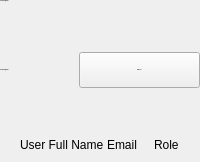
                <widget class="QFrame" name="user_manage_main_frame">
                 <layout class="QVBoxLayout" name="user_manage_main_layout">
                  <property name="spacing">
                   <number>0</number>
                  </property>
                  <property name="leftMargin">
                   <number>0</number>
                  </property>
                  <property name="topMargin">
                   <number>0</number>
                  </property>
                  <property name="rightMargin">
                   <number>0</number>
                  </property>
                  <property name="bottomMargin">
                   <number>0</number>
                  </property>
                  <item>
                   <widget class="QLabel" name="user_manage_small_header">
                    <property name="font">
                     <font>
                      <family>Inter</family>
                      <pointsize>-1</pointsize>
                     </font>
                    </property>
                    <property name="text">
                     <string>User Management</string>
                    </property>
                   </widget>
                  </item>
                  <item>
                   <widget class="QFrame" name="user_manage_middle_frame">
                    <layout class="QHBoxLayout" name="user_manage_middle_layout">
                     <property name="spacing">
                      <number>0</number>
                     </property>
                     <property name="leftMargin">
                      <number>0</number>
                     </property>
                     <property name="topMargin">
                      <number>50</number>
                     </property>
                     <property name="rightMargin">
                      <number>0</number>
                     </property>
                     <property name="bottomMargin">
                      <number>50</number>
                     </property>
                     <item>
                      <widget class="QLabel" name="user_manage_header">
                       <property name="font">
                        <font>
                         <family>Inter</family>
                         <pointsize>-1</pointsize>
                         <weight>50</weight>
                         <bold>false</bold>
                        </font>
                       </property>
                       <property name="text">
                        <string>User Management</string>
                       </property>
                      </widget>
                     </item>
                     <item>
                      <widget class="QPushButton" name="user_manage_add_butt">
                       <property name="minimumSize">
                        <size>
                         <width>121</width>
                         <height>36</height>
                        </size>
                       </property>
                       <property name="maximumSize">
                        <size>
                         <width>121</width>
                         <height>36</height>
                        </size>
                       </property>
                       <property name="font">
                        <font>
                         <family>Inter</family>
                         <pointsize>-1</pointsize>
                         <stylestrategy>PreferDefault</stylestrategy>
                        </font>
                       </property>
                       <property name="cursor">
                        <cursorShape>PointingHandCursor</cursorShape>
                       </property>
                       <property name="layoutDirection">
                        <enum>Qt::RightToLeft</enum>
                       </property>
                       <property name="text">
                        <string>New User </string>
                       </property>
                       <property name="iconSize">
                        <size>
                         <width>20</width>
                         <height>15</height>
                        </size>
                       </property>
                       <property name="checked">
                        <bool>false</bool>
                       </property>
                      </widget>
                     </item>
                    </layout>
                   </widget>
                  </item>
                  <item>
                   <widget class="QFrame" name="user_manage_table_head_frame">
                    <layout class="QHBoxLayout" name="user_manage_table_head_layout" stretch="2,1,1">
                     <property name="spacing">
                      <number>0</number>
                     </property>
                     <property name="leftMargin">
                      <number>0</number>
                     </property>
                     <property name="topMargin">
                      <number>0</number>
                     </property>
                     <property name="rightMargin">
                      <number>0</number>
                     </property>
                     <property name="bottomMargin">
                      <number>10</number>
                     </property>
                     <item>
                      <widget class="QLabel" name="user_manage_table_user_name">
                       <property name="styleSheet">
                        <string notr="true">margin-left: 17px;</string>
                       </property>
                       <property name="text">
                        <string>User Full Name</string>
                       </property>
                      </widget>
                     </item>
                     <item>
                      <widget class="QLabel" name="user_manage_table_email">
                       <property name="text">
                        <string>Email</string>
                       </property>
                      </widget>
                     </item>
                     <item>
                      <widget class="QLabel" name="user_manage_tabl_role">
                       <property name="text">
                        <string>Role</string>
                       </property>
                      </widget>
                     </item>
                    </layout>
                   </widget>
                  </item>
                 </layout>
                </widget>
